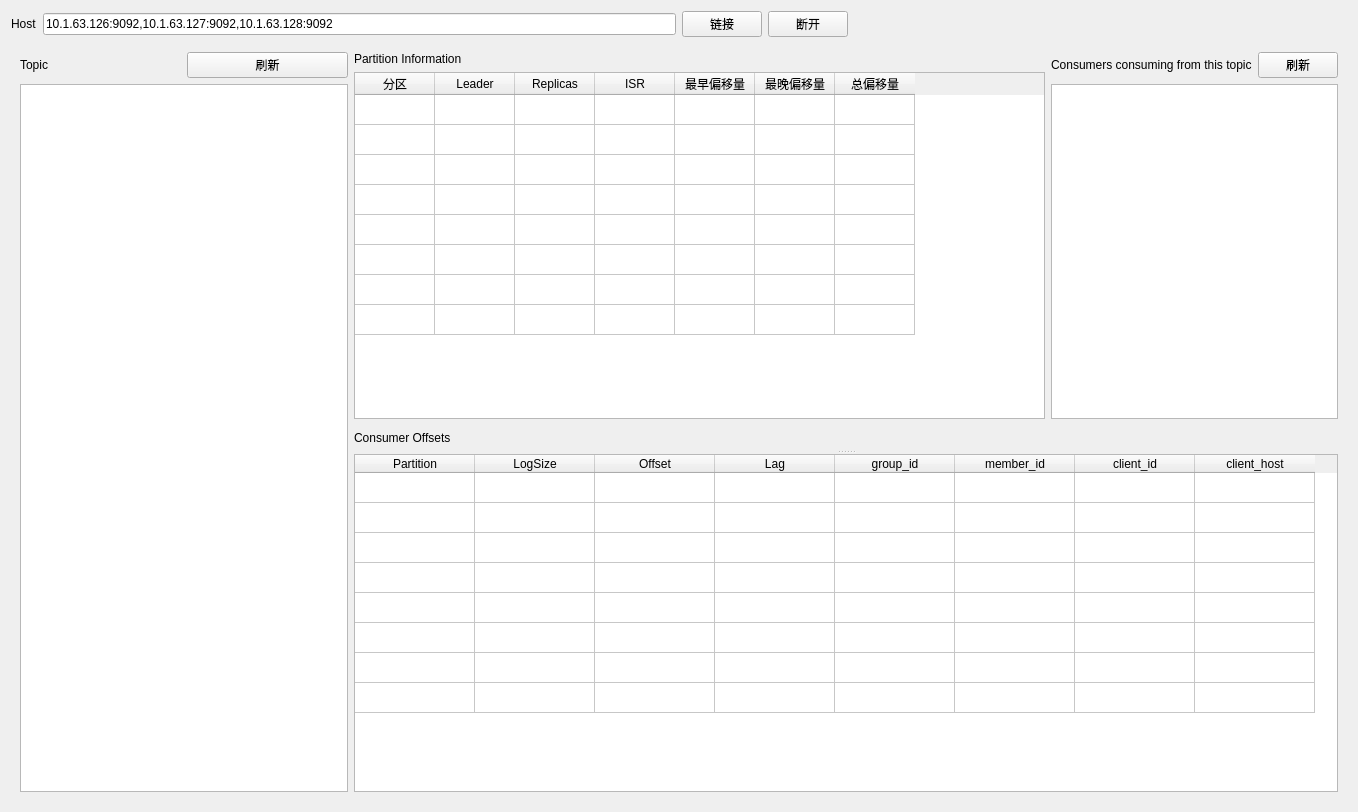
<?xml version="1.0" encoding="UTF-8"?>
<ui version="4.0">
 <class>KafkaTool</class>
 <widget class="QWidget" name="KafkaTool">
  <property name="geometry">
   <rect>
    <x>0</x>
    <y>0</y>
    <width>1358</width>
    <height>812</height>
   </rect>
  </property>
  <property name="minimumSize">
   <size>
    <width>1200</width>
    <height>800</height>
   </size>
  </property>
  <property name="windowTitle">
   <string>Form</string>
  </property>
  <layout class="QGridLayout" name="gridLayout_2">
   <item row="0" column="0">
    <layout class="QHBoxLayout" name="horizontalLayout">
     <item>
      <widget class="QLabel" name="label">
       <property name="text">
        <string>Host</string>
       </property>
      </widget>
     </item>
     <item>
      <widget class="QLineEdit" name="host">
       <property name="text">
        <string>10.1.63.126:9092,10.1.63.127:9092,10.1.63.128:9092</string>
       </property>
      </widget>
     </item>
    </layout>
   </item>
   <item row="0" column="1">
    <layout class="QHBoxLayout" name="horizontalLayout_2">
     <item>
      <widget class="QPushButton" name="connect">
       <property name="text">
        <string>链接</string>
       </property>
      </widget>
     </item>
     <item>
      <widget class="QPushButton" name="unconnect">
       <property name="text">
        <string>断开</string>
       </property>
      </widget>
     </item>
     <item>
      <spacer name="horizontalSpacer">
       <property name="orientation">
        <enum>Qt::Horizontal</enum>
       </property>
       <property name="sizeHint" stdset="0">
        <size>
         <width>40</width>
         <height>20</height>
        </size>
       </property>
      </spacer>
     </item>
    </layout>
   </item>
   <item row="1" column="0" colspan="2">
    <widget class="QStackedWidget" name="stackedWidget">
     <property name="currentIndex">
      <number>0</number>
     </property>
     <widget class="QWidget" name="page">
      <layout class="QGridLayout" name="gridLayout" columnstretch="1,3">
       <item row="0" column="0">
        <layout class="QVBoxLayout" name="verticalLayout_3">
         <item>
          <layout class="QHBoxLayout" name="horizontalLayout_3">
           <item>
            <widget class="QLabel" name="label_5">
             <property name="text">
              <string>Topic</string>
             </property>
            </widget>
           </item>
           <item>
            <widget class="QPushButton" name="fresh">
             <property name="text">
              <string>刷新</string>
             </property>
            </widget>
           </item>
          </layout>
         </item>
         <item>
          <widget class="QListWidget" name="topic"/>
         </item>
        </layout>
       </item>
       <item row="0" column="1">
        <layout class="QVBoxLayout" name="verticalLayout_4">
         <item>
          <layout class="QHBoxLayout" name="horizontalLayout_5" stretch="3,1">
           <item>
            <layout class="QVBoxLayout" name="verticalLayout">
             <item>
              <widget class="QLabel" name="label_3">
               <property name="text">
                <string>Partition Information</string>
               </property>
              </widget>
             </item>
             <item>
              <widget class="QTableWidget" name="topic_decrips">
               <property name="styleSheet">
                <string notr="true">QWidget{border: 1px solid color: rgb(0, 0, 0) ; border-radius: 5px}
</string>
               </property>
               <property name="gridStyle">
                <enum>Qt::SolidLine</enum>
               </property>
               <attribute name="horizontalHeaderVisible">
                <bool>true</bool>
               </attribute>
               <attribute name="horizontalHeaderDefaultSectionSize">
                <number>80</number>
               </attribute>
               <attribute name="horizontalHeaderHighlightSections">
                <bool>true</bool>
               </attribute>
               <attribute name="verticalHeaderVisible">
                <bool>false</bool>
               </attribute>
               <row>
                <property name="text">
                 <string>新建行</string>
                </property>
               </row>
               <row>
                <property name="text">
                 <string>新建行</string>
                </property>
               </row>
               <row>
                <property name="text">
                 <string>新建行</string>
                </property>
               </row>
               <row>
                <property name="text">
                 <string>新建行</string>
                </property>
               </row>
               <row>
                <property name="text">
                 <string>新建行</string>
                </property>
               </row>
               <row>
                <property name="text">
                 <string>新建行</string>
                </property>
               </row>
               <row>
                <property name="text">
                 <string>新建行</string>
                </property>
               </row>
               <row>
                <property name="text">
                 <string>新建行</string>
                </property>
               </row>
               <column>
                <property name="text">
                 <string>分区</string>
                </property>
               </column>
               <column>
                <property name="text">
                 <string>Leader</string>
                </property>
               </column>
               <column>
                <property name="text">
                 <string>Replicas</string>
                </property>
               </column>
               <column>
                <property name="text">
                 <string>ISR</string>
                </property>
               </column>
               <column>
                <property name="text">
                 <string>最早偏移量</string>
                </property>
               </column>
               <column>
                <property name="text">
                 <string>最晚偏移量</string>
                </property>
               </column>
               <column>
                <property name="text">
                 <string>总偏移量</string>
                </property>
               </column>
              </widget>
             </item>
            </layout>
           </item>
           <item>
            <layout class="QVBoxLayout" name="verticalLayout_2">
             <item>
              <layout class="QHBoxLayout" name="horizontalLayout_4">
               <item>
                <widget class="QLabel" name="label_2">
                 <property name="text">
                  <string>Consumers consuming from this topic</string>
                 </property>
                </widget>
               </item>
               <item>
                <widget class="QPushButton" name="freshconsumer">
                 <property name="text">
                  <string>刷新</string>
                 </property>
                </widget>
               </item>
              </layout>
             </item>
             <item>
              <widget class="QListWidget" name="consumer"/>
             </item>
            </layout>
           </item>
          </layout>
         </item>
         <item>
          <widget class="QSplitter" name="splitter">
           <property name="orientation">
            <enum>Qt::Vertical</enum>
           </property>
           <widget class="QLabel" name="label_4">
            <property name="text">
             <string>Consumer Offsets</string>
            </property>
           </widget>
           <widget class="QTableWidget" name="consumer_descrips">
            <attribute name="horizontalHeaderCascadingSectionResizes">
             <bool>true</bool>
            </attribute>
            <attribute name="horizontalHeaderDefaultSectionSize">
             <number>120</number>
            </attribute>
            <attribute name="verticalHeaderVisible">
             <bool>false</bool>
            </attribute>
            <row>
             <property name="text">
              <string>新建行</string>
             </property>
            </row>
            <row>
             <property name="text">
              <string>新建行</string>
             </property>
            </row>
            <row>
             <property name="text">
              <string>新建行</string>
             </property>
            </row>
            <row>
             <property name="text">
              <string>新建行</string>
             </property>
            </row>
            <row>
             <property name="text">
              <string>新建行</string>
             </property>
            </row>
            <row>
             <property name="text">
              <string>新建行</string>
             </property>
            </row>
            <row>
             <property name="text">
              <string>新建行</string>
             </property>
            </row>
            <row>
             <property name="text">
              <string>新建行</string>
             </property>
            </row>
            <column>
             <property name="text">
              <string>Partition</string>
             </property>
            </column>
            <column>
             <property name="text">
              <string>LogSize</string>
             </property>
            </column>
            <column>
             <property name="text">
              <string>Offset</string>
             </property>
            </column>
            <column>
             <property name="text">
              <string>Lag</string>
             </property>
            </column>
            <column>
             <property name="text">
              <string>group_id</string>
             </property>
            </column>
            <column>
             <property name="text">
              <string>member_id</string>
             </property>
            </column>
            <column>
             <property name="text">
              <string>client_id</string>
             </property>
            </column>
            <column>
             <property name="text">
              <string>client_host</string>
             </property>
            </column>
           </widget>
          </widget>
         </item>
        </layout>
       </item>
      </layout>
     </widget>
     <widget class="QWidget" name="page_2"/>
    </widget>
   </item>
  </layout>
 </widget>
 <resources/>
 <connections/>
</ui>
